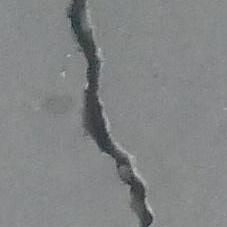
%> input picture 00001.jpg, 227 x 227 px; its folder holds 4 pictures in this run
$ octave --eval "EvaluarImagenes;"   (GNU Octave 9; MATLAB toolbox functions it lacks are replaced by stand-ins)
%> lines starting %> are read from the running program, lines starting %| are printed output that depends on the picture; in (x1, y1, x2, y2) boxes, pixels count from 0 and x2, y2 are one past the last pixel; in counts of white or black regions, pixels touching at a corner belong together; the program's own positions count from 1
### Evaluate.m

function EVAL = Evaluate(ACTUAL,PREDICTED)
% This fucntion evaluates the performance of a classification model by
% calculating the common performance measures: Accuracy, Sensitivity,
% Specificity, Precision, Recall, F-Measure, G-mean.
% Input: ACTUAL = Column matrix with actual class labels of the training
%                 examples
%        PREDICTED = Column matrix with predicted class labels by the
%                    classification model
% Output: EVAL = Row matrix with all the performance measures


idx = (ACTUAL()==1);

p = length(ACTUAL(idx));
n = length(ACTUAL(~idx));
N = p+n;

tp = sum(ACTUAL(idx)==PREDICTED(idx));
tn = sum(ACTUAL(~idx)==PREDICTED(~idx));
fp = n-tn;
fn = p-tp;

tp_rate = tp/p;
tn_rate = tn/n;

accuracy = (tp+tn)/N;
sensitivity = tp_rate;
specificity = tn_rate;
precision = tp/(tp+fp);
recall = sensitivity;
f_measure = 2*((precision*recall)/(precision + recall));
gmean = sqrt(tp_rate*tn_rate);

EVAL = [accuracy sensitivity specificity precision recall f_measure gmean];

### EvaluarImagenes.m
function EvaluarImagenes()
% Esta funcion toma las imagenes actuales y las segmentadas las convertimos
% a binarias y las pasamos a la funci髇 Evaluate obteniendo los valores de
% accuracy sensitivity specificity precision recall f_measure gmean
% pasandolos a un archivo excel


% Specify the folder where the files live.
readActFolder = 'C:\Users\usuario\Documents\JM\2021\Tesis\Concrete Crack Images for Classification\Positive BW';
% Specify the folder where the files live.
readSegFolder = 'C:\Users\usuario\Documents\JM\2021\Tesis\Concrete Crack Images for Classification\Otsu Segmentation';
% Check to make sure that folders actually exists.  Warn user if it doesn't.
if ~isfolder(readActFolder)
    errorMessage = sprintf('Error: la siguiente carpeta de lectura no existe:\n%s\nPor favor, especifique una nueva carpeta.', readActFolder);
    uiwait(warndlg(errorMessage));
    readActFolder = uigetdir(); % Ask for a new one.
%> the answer given: .
    if readActFolder == 0
         % User clicked Cancel
         return;
    end
end
if ~isfolder(readSegFolder)
    errorMessage = sprintf('Error: la siguiente carpeta de destino no existe:\n%s\nPor favor, especifique una nueva carpeta.', readSegFolder);
    uiwait(warndlg(errorMessage));
    readSegFolder = uigetdir(); % Ask for a new one.
%> the answer given: .
    if readSegFolder == 0
         % User clicked Cancel
         return;
    end
end
% Get a list of all files in the folder with the desired file name pattern.

actFilePattern = fullfile(readActFolder, '*.jpg'); % Change to whatever pattern you need.
segFilePattern = fullfile(readSegFolder, '*.jpg'); % Change to whatever pattern you need.
actTheFiles = dir(actFilePattern);
segTheFiles = dir(segFilePattern);

colum_header={'image_name','accuracy','sensitivity','specificity','precision','recall','f_measure','gmean'};
xlswrite('evaluaciones.xls',colum_header,'Sheet1','A1');


for k = 1 : length(actTheFiles)

    actBaseFileName = actTheFiles(k).name;
    actFullFileName = fullfile(actTheFiles(k).folder, actBaseFileName);
    actImageArray = imread(actFullFileName);
%> actImageArray is the input picture: size 227x227x3 uint8; mean R, G, B 130.7, 132.7, 133.4

    segBaseFileName = segTheFiles(k).name;
    segFullFileName = fullfile(segTheFiles(k).folder, segBaseFileName);
    segImageArray = imread(segFullFileName);

    actBW=im2bw(actImageArray,0.5);
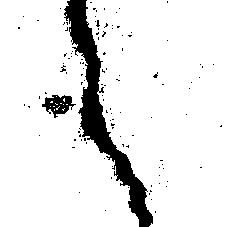
%> actBW: size 227x227 logical; 90.5% white; 112 black regions (110 under 20 px), largest, box (x1, y1, x2, y2) and area: (64, 0, 153, 227) 4182, (42, 95, 76, 118) 406
    segBw=im2bw(segImageArray,0.5);

    fprintf(1, 'Evaluando %s\n', actBaseFileName);

    ev=Evaluate(actBW,segBw);
%> in Evaluate, `p = length(ACTUAL(idx));`: p = 46632
%> in Evaluate, `n = length(ACTUAL(~idx));`: n = 4897
%> in Evaluate, `N = p+n;`: N = 51529
%> in Evaluate, `tp = sum(ACTUAL(idx)==PREDICTED(idx));`: tp = 46632
%> in Evaluate, `tn = sum(ACTUAL(~idx)==PREDICTED(~idx));`: tn = 4897
%> in Evaluate, `fp = n-tn;`: fp = 0
%> in Evaluate, `tp_rate = tp/p;`: tp_rate = 1
%> in Evaluate, `EVAL = [accuracy sensitivity specificity precision recall f_measure gm..`: EVAL = [1 1 1 1 1 1 1]
%> ev = [1 1 1 1 1 1 1]

    filaA=strcat('A',num2str((k+1),'%d'));
    filaB=strcat('B',num2str((k+1),'%d'));
    img_name = {actBaseFileName};
    xlswrite('evaluaciones.xls',img_name,'Sheet1',filaA);
    xlswrite('evaluaciones.xls',ev,'Sheet1',filaB);
end
%> pass 2 of the loop in EvaluarImagenes, `for k = 1 : length(actTheFiles)`:
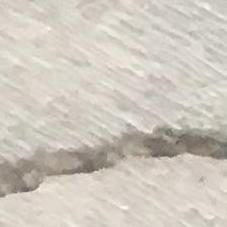
%> input picture 01602.jpg, 227 x 227 px
%> in EvaluarImagenes, actImageArray is the input picture: size 227x227x3 uint8; mean R, G, B 206.9, 200.2, 190.5
%> in EvaluarImagenes, `actBW=im2bw(actImageArray,0.5);`:
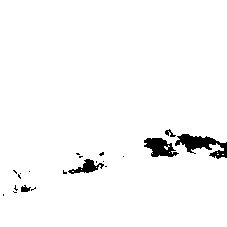
%> actBW: size 227x227 logical; 97.3% white; 21 black regions (16 under 20 px), largest, box (x1, y1, x2, y2) and area: (175, 134, 227, 159) 594, (144, 138, 179, 157) 411, (68, 159, 104, 174) 225, (21, 185, 31, 192) 46, (165, 129, 176, 137) 40
%> pass 3 of the loop in EvaluarImagenes, `for k = 1 : length(actTheFiles)`:
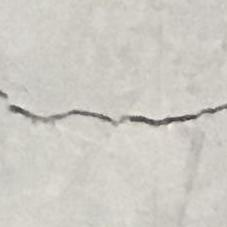
%> input picture 01724.jpg, 227 x 227 px
%> in EvaluarImagenes, actImageArray is the input picture: size 227x227x3 uint8; mean R, G, B 205.3, 202.6, 196
%> in EvaluarImagenes, `actBW=im2bw(actImageArray,0.5);`:
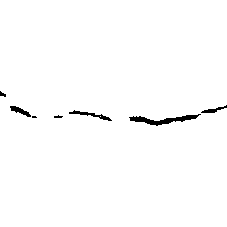
%> actBW: size 227x227 logical; 98.7% white; 7 black regions (2 under 20 px), largest, box (x1, y1, x2, y2) and area: (129, 114, 201, 126) 319, (69, 110, 112, 121) 126, (10, 106, 31, 117) 97, (201, 105, 227, 113) 76, (0, 91, 6, 97) 21
%> the loop made 4 passes; the first 3 are shown
